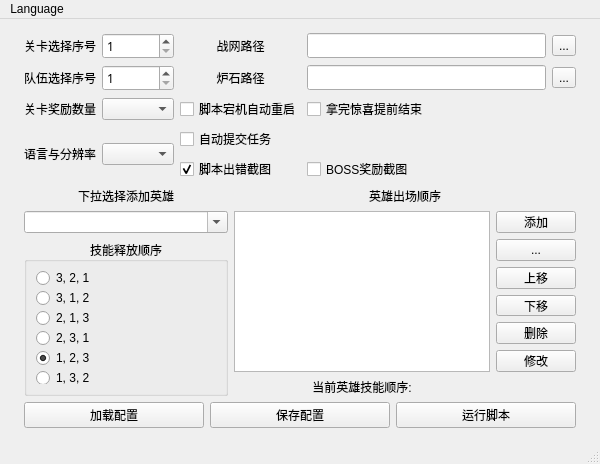
<?xml version="1.0" encoding="UTF-8"?>
<ui version="4.0">
 <class>MainWindow</class>
 <widget class="QMainWindow" name="MainWindow">
  <property name="geometry">
   <rect>
    <x>0</x>
    <y>0</y>
    <width>558</width>
    <height>464</height>
   </rect>
  </property>
  <property name="minimumSize">
   <size>
    <width>600</width>
    <height>420</height>
   </size>
  </property>
  <property name="windowTitle">
   <string>MainWindow</string>
  </property>
  <widget class="QWidget" name="centralwidget">
   <property name="sizePolicy">
    <sizepolicy hsizetype="Expanding" vsizetype="Expanding">
     <horstretch>0</horstretch>
     <verstretch>0</verstretch>
    </sizepolicy>
   </property>
   <layout class="QGridLayout" name="gridLayout_4">
    <item row="0" column="0">
     <layout class="QGridLayout" name="gridLayout_3">
      <property name="leftMargin">
       <number>15</number>
      </property>
      <property name="topMargin">
       <number>5</number>
      </property>
      <property name="rightMargin">
       <number>15</number>
      </property>
      <property name="bottomMargin">
       <number>5</number>
      </property>
      <item row="3" column="0">
       <layout class="QHBoxLayout" name="horizontalLayout_2">
        <item>
         <widget class="QPushButton" name="load">
          <property name="font">
           <font>
            <family>Microsoft YaHei UI</family>
            <pointsize>9</pointsize>
           </font>
          </property>
          <property name="text">
           <string>加载配置</string>
          </property>
         </widget>
        </item>
        <item>
         <widget class="QPushButton" name="save">
          <property name="font">
           <font>
            <family>Microsoft YaHei UI</family>
            <pointsize>9</pointsize>
           </font>
          </property>
          <property name="text">
           <string>保存配置</string>
          </property>
         </widget>
        </item>
        <item>
         <widget class="QPushButton" name="run">
          <property name="font">
           <font>
            <family>Microsoft YaHei UI</family>
            <pointsize>9</pointsize>
           </font>
          </property>
          <property name="text">
           <string>运行脚本</string>
          </property>
         </widget>
        </item>
       </layout>
      </item>
      <item row="2" column="0">
       <layout class="QHBoxLayout" name="horizontalLayout">
        <item>
         <layout class="QVBoxLayout" name="verticalLayout_2">
          <item>
           <widget class="QLabel" name="label_7">
            <property name="font">
             <font>
              <family>Microsoft YaHei UI</family>
              <pointsize>9</pointsize>
             </font>
            </property>
            <property name="text">
             <string>下拉选择添加英雄</string>
            </property>
            <property name="alignment">
             <set>Qt::AlignCenter</set>
            </property>
           </widget>
          </item>
          <item>
           <widget class="ExtendedComboBox" name="hero_list">
            <property name="enabled">
             <bool>true</bool>
            </property>
            <property name="maximumSize">
             <size>
              <width>5000</width>
              <height>30</height>
             </size>
            </property>
            <property name="font">
             <font>
              <family>Microsoft YaHei UI</family>
              <pointsize>9</pointsize>
             </font>
            </property>
            <property name="editable">
             <bool>true</bool>
            </property>
           </widget>
          </item>
          <item>
           <widget class="QGroupBox" name="skill_order">
            <property name="font">
             <font>
              <family>Microsoft YaHei</family>
              <pointsize>9</pointsize>
             </font>
            </property>
            <property name="title">
             <string>技能释放顺序</string>
            </property>
            <property name="alignment">
             <set>Qt::AlignCenter</set>
            </property>
            <layout class="QVBoxLayout" name="verticalLayout">
             <item>
              <widget class="QRadioButton" name="r321">
               <property name="font">
                <font>
                 <family>Microsoft YaHei UI</family>
                 <pointsize>9</pointsize>
                </font>
               </property>
               <property name="text">
                <string>3, 2, 1</string>
               </property>
              </widget>
             </item>
             <item>
              <widget class="QRadioButton" name="r312">
               <property name="font">
                <font>
                 <family>Microsoft YaHei UI</family>
                 <pointsize>9</pointsize>
                </font>
               </property>
               <property name="text">
                <string>3, 1, 2</string>
               </property>
              </widget>
             </item>
             <item>
              <widget class="QRadioButton" name="r213">
               <property name="font">
                <font>
                 <family>Microsoft YaHei UI</family>
                 <pointsize>9</pointsize>
                </font>
               </property>
               <property name="text">
                <string>2, 1, 3</string>
               </property>
              </widget>
             </item>
             <item>
              <widget class="QRadioButton" name="r231">
               <property name="font">
                <font>
                 <family>Microsoft YaHei UI</family>
                 <pointsize>9</pointsize>
                </font>
               </property>
               <property name="text">
                <string>2, 3, 1</string>
               </property>
              </widget>
             </item>
             <item>
              <widget class="QRadioButton" name="r123">
               <property name="font">
                <font>
                 <family>Microsoft YaHei UI</family>
                 <pointsize>9</pointsize>
                </font>
               </property>
               <property name="text">
                <string>1, 2, 3</string>
               </property>
               <property name="checked">
                <bool>true</bool>
               </property>
              </widget>
             </item>
             <item>
              <widget class="QRadioButton" name="r132">
               <property name="font">
                <font>
                 <family>Microsoft YaHei UI</family>
                 <pointsize>9</pointsize>
                </font>
               </property>
               <property name="text">
                <string>1, 3, 2</string>
               </property>
              </widget>
             </item>
            </layout>
           </widget>
          </item>
         </layout>
        </item>
        <item>
         <layout class="QGridLayout" name="gridLayout">
          <item row="2" column="2">
           <widget class="QPushButton" name="add">
            <property name="font">
             <font>
              <family>Microsoft YaHei UI</family>
              <pointsize>9</pointsize>
             </font>
            </property>
            <property name="text">
             <string>添加</string>
            </property>
           </widget>
          </item>
          <item row="4" column="2">
           <widget class="QPushButton" name="goup">
            <property name="font">
             <font>
              <family>Microsoft YaHei UI</family>
              <pointsize>9</pointsize>
             </font>
            </property>
            <property name="text">
             <string>上移</string>
            </property>
           </widget>
          </item>
          <item row="0" column="0" colspan="3">
           <widget class="QLabel" name="label_6">
            <property name="font">
             <font>
              <family>Microsoft YaHei UI</family>
              <pointsize>9</pointsize>
             </font>
            </property>
            <property name="text">
             <string>英雄出场顺序</string>
            </property>
            <property name="alignment">
             <set>Qt::AlignCenter</set>
            </property>
           </widget>
          </item>
          <item row="3" column="2">
           <widget class="QPushButton" name="empty">
            <property name="text">
             <string>...</string>
            </property>
           </widget>
          </item>
          <item row="6" column="2">
           <widget class="QPushButton" name="del_1">
            <property name="font">
             <font>
              <family>Microsoft YaHei UI</family>
              <pointsize>9</pointsize>
             </font>
            </property>
            <property name="text">
             <string>删除</string>
            </property>
           </widget>
          </item>
          <item row="2" column="0" rowspan="6" colspan="2">
           <widget class="QListView" name="heros">
            <property name="font">
             <font>
              <pointsize>9</pointsize>
             </font>
            </property>
           </widget>
          </item>
          <item row="5" column="2">
           <widget class="QPushButton" name="godown">
            <property name="font">
             <font>
              <family>Microsoft YaHei UI</family>
              <pointsize>9</pointsize>
             </font>
            </property>
            <property name="text">
             <string>下移</string>
            </property>
           </widget>
          </item>
          <item row="7" column="2">
           <widget class="QPushButton" name="modify">
            <property name="font">
             <font>
              <family>Microsoft YaHei UI</family>
              <pointsize>9</pointsize>
             </font>
            </property>
            <property name="text">
             <string>修改</string>
            </property>
           </widget>
          </item>
          <item row="8" column="2">
           <widget class="QLabel" name="current_order">
            <property name="font">
             <font>
              <family>Microsoft YaHei UI</family>
              <pointsize>9</pointsize>
             </font>
            </property>
            <property name="text">
             <string/>
            </property>
           </widget>
          </item>
          <item row="8" column="0" colspan="2">
           <widget class="QLabel" name="label_9">
            <property name="font">
             <font>
              <family>Microsoft YaHei UI</family>
              <pointsize>9</pointsize>
             </font>
            </property>
            <property name="text">
             <string>当前英雄技能顺序:</string>
            </property>
            <property name="alignment">
             <set>Qt::AlignCenter</set>
            </property>
           </widget>
          </item>
         </layout>
        </item>
       </layout>
      </item>
      <item row="0" column="0">
       <layout class="QGridLayout" name="gridLayout_2">
        <item row="1" column="0">
         <widget class="QLabel" name="label_2">
          <property name="font">
           <font>
            <family>Microsoft YaHei UI</family>
            <pointsize>9</pointsize>
           </font>
          </property>
          <property name="text">
           <string>队伍选择序号</string>
          </property>
          <property name="alignment">
           <set>Qt::AlignLeading|Qt::AlignLeft|Qt::AlignVCenter</set>
          </property>
         </widget>
        </item>
        <item row="1" column="3">
         <widget class="QLabel" name="label_5">
          <property name="minimumSize">
           <size>
            <width>90</width>
            <height>0</height>
           </size>
          </property>
          <property name="font">
           <font>
            <family>Microsoft YaHei UI</family>
            <pointsize>9</pointsize>
           </font>
          </property>
          <property name="text">
           <string>炉石路径</string>
          </property>
          <property name="alignment">
           <set>Qt::AlignCenter</set>
          </property>
         </widget>
        </item>
        <item row="3" column="0">
         <widget class="QLabel" name="label_3">
          <property name="font">
           <font>
            <family>Microsoft YaHei UI</family>
            <pointsize>9</pointsize>
           </font>
          </property>
          <property name="text">
           <string>关卡奖励数量</string>
          </property>
          <property name="alignment">
           <set>Qt::AlignLeading|Qt::AlignLeft|Qt::AlignVCenter</set>
          </property>
         </widget>
        </item>
        <item row="3" column="1">
         <widget class="QComboBox" name="reward">
          <property name="font">
           <font>
            <family>Microsoft YaHei UI</family>
            <pointsize>9</pointsize>
           </font>
          </property>
         </widget>
        </item>
        <item row="0" column="5">
         <widget class="QToolButton" name="load_path">
          <property name="font">
           <font>
            <pointsize>9</pointsize>
           </font>
          </property>
          <property name="text">
           <string>...</string>
          </property>
         </widget>
        </item>
        <item row="1" column="4">
         <widget class="DropLineEdit" name="hs_path">
          <property name="font">
           <font>
            <family>Microsoft YaHei</family>
            <pointsize>9</pointsize>
           </font>
          </property>
         </widget>
        </item>
        <item row="1" column="5">
         <widget class="QToolButton" name="load_path2">
          <property name="font">
           <font>
            <pointsize>9</pointsize>
           </font>
          </property>
          <property name="text">
           <string>...</string>
          </property>
         </widget>
        </item>
        <item row="0" column="1">
         <widget class="QSpinBox" name="boss_level">
          <property name="font">
           <font>
            <family>Microsoft YaHei UI Light</family>
            <pointsize>9</pointsize>
           </font>
          </property>
          <property name="minimum">
           <number>1</number>
          </property>
          <property name="maximum">
           <number>9</number>
          </property>
         </widget>
        </item>
        <item row="0" column="3">
         <widget class="QLabel" name="label_4">
          <property name="minimumSize">
           <size>
            <width>90</width>
            <height>0</height>
           </size>
          </property>
          <property name="font">
           <font>
            <family>Microsoft YaHei UI</family>
            <pointsize>9</pointsize>
           </font>
          </property>
          <property name="text">
           <string>战网路径</string>
          </property>
          <property name="alignment">
           <set>Qt::AlignCenter</set>
          </property>
         </widget>
        </item>
        <item row="0" column="0">
         <widget class="QLabel" name="label">
          <property name="font">
           <font>
            <family>Microsoft YaHei UI</family>
            <pointsize>9</pointsize>
           </font>
          </property>
          <property name="text">
           <string>关卡选择序号</string>
          </property>
          <property name="alignment">
           <set>Qt::AlignLeading|Qt::AlignLeft|Qt::AlignVCenter</set>
          </property>
         </widget>
        </item>
        <item row="1" column="1">
         <widget class="QSpinBox" name="team_id">
          <property name="font">
           <font>
            <family>Microsoft YaHei UI Light</family>
            <pointsize>9</pointsize>
           </font>
          </property>
          <property name="minimum">
           <number>1</number>
          </property>
          <property name="maximum">
           <number>9</number>
          </property>
         </widget>
        </item>
        <item row="6" column="3" colspan="2">
         <widget class="QCheckBox" name="auto_tasks">
          <property name="sizePolicy">
           <sizepolicy hsizetype="Expanding" vsizetype="Expanding">
            <horstretch>0</horstretch>
            <verstretch>0</verstretch>
           </sizepolicy>
          </property>
          <property name="font">
           <font>
            <family>Microsoft YaHei UI</family>
           </font>
          </property>
          <property name="text">
           <string>自动提交任务</string>
          </property>
         </widget>
        </item>
        <item row="3" column="3">
         <widget class="QCheckBox" name="auto_restart">
          <property name="font">
           <font>
            <family>Microsoft YaHei UI</family>
            <pointsize>9</pointsize>
           </font>
          </property>
          <property name="text">
           <string>脚本宕机自动重启</string>
          </property>
         </widget>
        </item>
        <item row="3" column="4">
         <widget class="QCheckBox" name="early_stop">
          <property name="font">
           <font>
            <family>Microsoft YaHei UI</family>
            <pointsize>9</pointsize>
           </font>
          </property>
          <property name="text">
           <string>拿完惊喜提前结束</string>
          </property>
         </widget>
        </item>
        <item row="0" column="4">
         <widget class="DropLineEdit" name="bn_path">
          <property name="font">
           <font>
            <family>Microsoft YaHei</family>
            <pointsize>9</pointsize>
           </font>
          </property>
         </widget>
        </item>
        <item row="6" column="0" rowspan="2">
         <widget class="QLabel" name="label_8">
          <property name="font">
           <font>
            <family>Microsoft YaHei UI</family>
            <pointsize>9</pointsize>
           </font>
          </property>
          <property name="text">
           <string>语言与分辨率</string>
          </property>
          <property name="alignment">
           <set>Qt::AlignLeading|Qt::AlignLeft|Qt::AlignVCenter</set>
          </property>
         </widget>
        </item>
        <item row="6" column="1" rowspan="2">
         <widget class="QComboBox" name="lang">
          <property name="font">
           <font>
            <family>Microsoft YaHei UI</family>
            <pointsize>9</pointsize>
           </font>
          </property>
         </widget>
        </item>
        <item row="7" column="3" colspan="2">
         <widget class="QCheckBox" name="is_screenshot">
          <property name="font">
           <font>
            <family>Microsoft YaHei UI</family>
           </font>
          </property>
          <property name="text">
           <string>脚本出错截图</string>
          </property>
          <property name="checked">
           <bool>true</bool>
          </property>
         </widget>
        </item>
        <item row="7" column="4">
         <widget class="QCheckBox" name="screenshot_reward">
          <property name="font">
           <font>
            <family>Microsoft YaHei UI</family>
            <pointsize>9</pointsize>
           </font>
          </property>
          <property name="text">
           <string>BOSS奖励截图</string>
          </property>
         </widget>
        </item>
       </layout>
      </item>
     </layout>
    </item>
   </layout>
  </widget>
  <widget class="QMenuBar" name="menubar">
   <property name="geometry">
    <rect>
     <x>0</x>
     <y>0</y>
     <width>558</width>
     <height>26</height>
    </rect>
   </property>
   <widget class="QMenu" name="menuLanguage">
    <property name="title">
     <string>Language</string>
    </property>
    <addaction name="actionEnglish"/>
    <addaction name="actionChinese"/>
   </widget>
   <addaction name="menuLanguage"/>
  </widget>
  <widget class="QStatusBar" name="statusbar"/>
  <action name="actionEnglish">
   <property name="text">
    <string>English</string>
   </property>
  </action>
  <action name="actionChinese">
   <property name="text">
    <string>Chinese</string>
   </property>
  </action>
 </widget>
 <customwidgets>
  <customwidget>
   <class>DropLineEdit</class>
   <extends>QLineEdit</extends>
   <header>utils/util</header>
  </customwidget>
  <customwidget>
   <class>ExtendedComboBox</class>
   <extends>QComboBox</extends>
   <header>utils/extendedcombobox</header>
  </customwidget>
 </customwidgets>
 <resources/>
 <connections/>
</ui>
